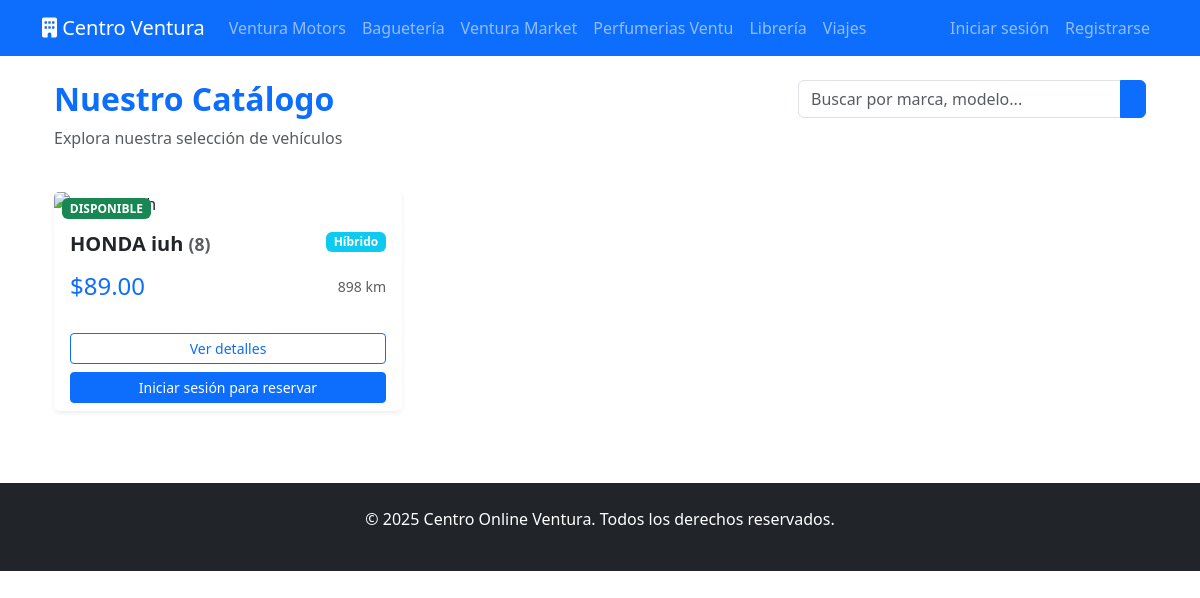
The app's page /vehiculos/ with its own data.
### app_centroonline_ventura/models.py (models this page shows, shortened)
class Vehiculo(models.Model):
    TIPO_VEHICULO_CHOICES = [
        ('SEDAN', 'Sedán'),
        ('SUV', 'SUV'),
        ('PICKUP', 'Pickup'),
        ('DEPORTIVO', 'Deportivo'),
        ('ELECTRICO', 'Eléctrico'),
        ('HIBRIDO', 'Híbrido'),
    ]
    TRANSMISION_CHOICES = [
        ('AUTOMATICO', 'Automático'),
        ('MANUAL', 'Manual'),
        ('CVT', 'CVT'),
    ]
    MARCA_CHOICES = [
        ('TOYOTA', 'Toyota - Ventura'),
        ('HONDA', 'Honda - Ventura'),
        ('FORD', 'Ford - Ventura'),
        ('CHEVROLET', 'Chevrolet - Ventura'),
        ('BMW', 'BMW - Ventura'),
        ('TESLA', 'Tesla - Ventura'),
        ('HYUNDAI', 'Hyundai - Ventura'),
    ]
    marca = models.CharField(max_length=10, choices=MARCA_CHOICES)
    modelo = models.CharField(max_length=100)
    año = models.IntegerField()
    tipo = models.CharField(max_length=10, choices=TIPO_VEHICULO_CHOICES)
    precio = models.DecimalField(max_digits=12, decimal_places=2)
    kilometraje = models.IntegerField()
    color = models.CharField(max_length=30)
    transmision = models.CharField(max_length=10, choices=TRANSMISION_CHOICES)
    motor = models.CharField(max_length=50)
    potencia = models.IntegerField(help_text="Caballos de fuerza")
    descripcion = models.TextField()
    imagen_principal = models.ImageField(upload_to='vehiculos/')
    disponible = models.BooleanField(default=True)
    reservado = models.BooleanField(default=False)
    reservado_por = models.ForeignKey(Usuario, null=True, blank=True, on_delete=models.SET_NULL)
    class Meta:
        verbose_name_plural = "Vehículos"

### app_centroonline_ventura/views.py (the view)
# urls.py: path('vehiculos/', views.VehiculoListView.as_view(), name='listado'),
class VehiculoListView(ListView):
    model = Vehiculo
    template_name = 'centroonline/vehiculos/listado.html'
    context_object_name = 'vehiculos'
    paginate_by = 6
    def get_queryset(self):
        queryset = super().get_queryset()
        if not self.request.user.is_staff:
            queryset = queryset.filter(reservado=False)
        return queryset
    def get_context_data(self, **kwargs):
        context = super().get_context_data(**kwargs)
        for vehiculo in context['vehiculos']:
            if vehiculo.reservado:
                vehiculo.reserva_activa = vehiculo.reserva_set.filter(
                    fecha_fin__gte=timezone.now().date()
                ).first()
        return context

### app_centroonline_ventura/templates/centroonline/vehiculos/listado.html (shortened to what this page needs)
{% extends 'centroonline/base.html' %}
{% block content %}
<div class="container mt-4">
    <div class="row mb-4">
        <div class="col-md-8">
            <h2 class="fw-bold text-primary">
                 Nuestro Catálogo
            </h2>
            <p class="text-muted">Explora nuestra selección de vehículos</p>
        </div>
        <div class="col-md-4">
            <form method="get" class="input-group">
                <input type="text" name="q" class="form-control" placeholder="Buscar por marca, modelo...">
                <button class="btn btn-primary" type="submit">
                </button>
            </form>
        </div>
    </div>
    <div class="row g-4">
        {% for vehiculo in vehiculos %}
        <div class="col-md-4 mb-4">
            <div class="card h-100 shadow-sm {% if vehiculo.reservado %}border-warning{% else %}border-0{% endif %}">
                <div class="position-relative">
                    <span class="position-absolute top-0 start-0 m-2 badge
                                {% if vehiculo.reservado %}bg-warning text-dark{% else %}bg-success{% endif %}">
                        {% if vehiculo.reservado %}
                        <i class="bi bi-lock-fill"></i> RESERVADO
                        {% else %}
                         DISPONIBLE
                        {% endif %}
                    </span>
                </div>
                <div class="card-body">
                    <div class="d-flex justify-content-between align-items-start mb-2">
                        <h5 class="card-title fw-bold">
                            {{ vehiculo.marca }} {{ vehiculo.modelo }}
                            <small class="text-muted">({{ vehiculo.año }})</small>
                        </h5>
                        <span class="badge bg-info">{{ vehiculo.get_tipo_display }}</span>
                    </div>
                    <div class="d-flex justify-content-between align-items-center mb-3">
                        <h4 class="text-primary mb-0">${{ vehiculo.precio|floatformat:2 }}</h4>
                        <small class="text-muted">
                             {{ vehiculo.kilometraje }} km
                        </small>
                    </div>
                </div>
                <div class="card-footer bg-white border-0 pt-0">
                    <div class="d-grid gap-2">
                        <a href="{% url 'detalle_vehiculo' vehiculo.pk %}"
                           class="btn btn-outline-primary btn-sm">
                             Ver detalles
                        </a>
                        {% if user.is_authenticated %}
                            {% if vehiculo.reservado %}
                                {% if user.is_staff %}
                                <button class="btn btn-warning btn-sm"
                                        data-bs-toggle="modal"
                                        data-bs-target="#liberarModal{{ vehiculo.pk }}">
                                    <i class="bi bi-unlock-fill"></i> Liberar
                                </button>
                                {% endif %}
                            {% else %}
                            <a href="{% url 'reservar_vehiculo' vehiculo.pk %}"
                               class="btn btn-primary btn-sm">
                                <i class="bi bi-bookmark-check-fill"></i> Reservar
                            </a>
                            {% endif %}
                        {% else %}
                        <a href="{% url 'login' %}?next={% url 'detalle_vehiculo' vehiculo.pk %}"
                           class="btn btn-primary btn-sm">
                             Iniciar sesión para reservar
                        </a>
                        {% endif %}
                    </div>
                </div>
            </div>
        </div>
        {% endfor %}
    </div>
</div>
{% endblock %}

### records on screen
Vehiculo: reservado "DISPONIBLE", marca "HONDA", modelo "iuh", año "8", tipo "Híbrido", precio "89.00", kilometraje "898"
